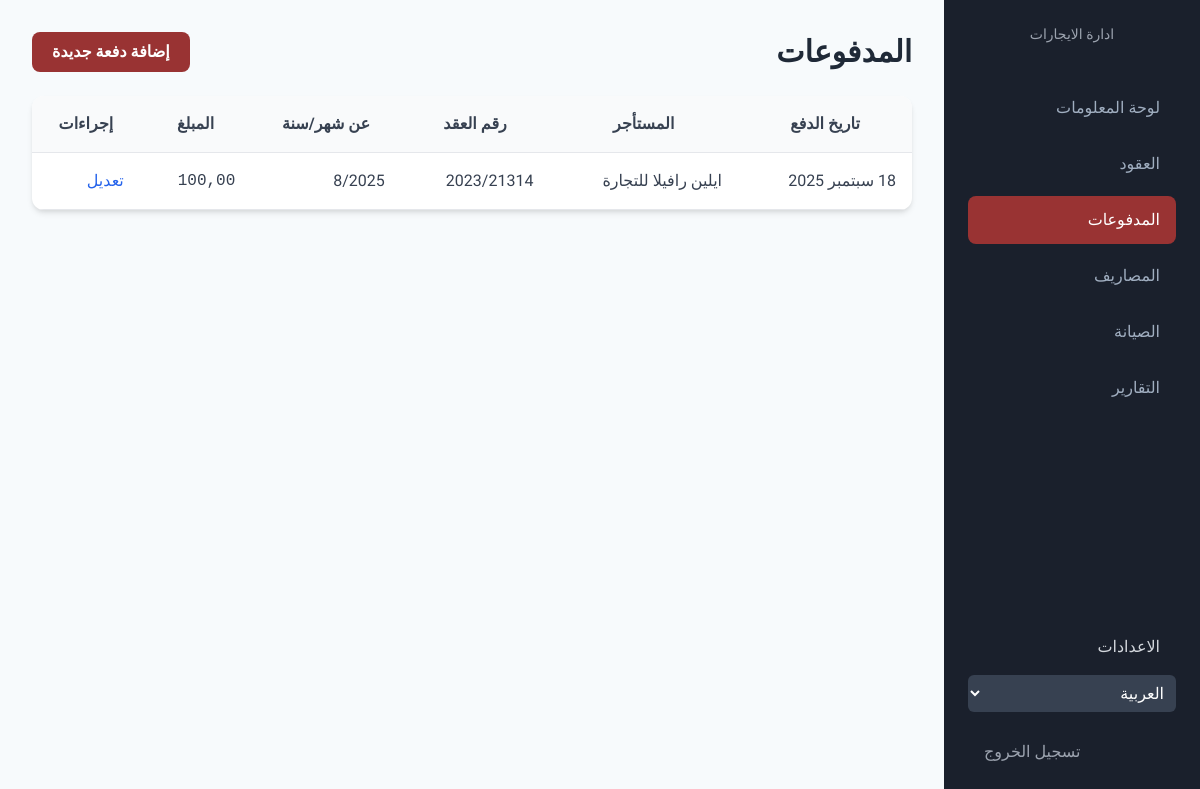
/ar/dashboard/payments/ (signed in), run on the app's committed database.
### dashboard/models.py (models this page shows, shortened)
class Payment(models.Model):
    lease = models.ForeignKey(Lease, on_delete=models.CASCADE, related_name='payments', verbose_name=_("العقد"))
    payment_date = models.DateField(_("تاريخ الدفع"))
    amount = models.DecimalField(_("المبلغ المدفوع"), max_digits=10, decimal_places=2)
    payment_for_month = models.IntegerField(_("دفعة عن شهر"), choices=[(i, _(str(i))) for i in range(1, 13)])
    payment_for_year = models.IntegerField(_("دفعة عن سنة"), default=timezone.now().year)
    notes = models.TextField(_("ملاحظات"), blank=True, null=True)
    class Meta:
        verbose_name = _("دفعة")
        verbose_name_plural = _("الدفعات")
        ordering = ['-payment_date']

class Lease(models.Model):
    STATUS_CHOICES = [('active', _('نشط')), ('expiring_soon', _('قريب الانتهاء')), ('expired', _('منتهي')), ('cancelled', _('ملغي'))]
    unit = models.ForeignKey(Unit, on_delete=models.CASCADE, verbose_name=_("الوحدة"))
    tenant = models.ForeignKey(Tenant, on_delete=models.CASCADE, verbose_name=_("المستأجر"))
    contract_number = models.CharField(_("رقم العقد"), max_length=50, unique=True)
    contract_form_number = models.CharField(_("رقم نموذج العقد"), max_length=50, blank=True, null=True)
    monthly_rent = models.DecimalField(_("مبلغ الإيجار الشهري"), max_digits=10, decimal_places=2)
    start_date = models.DateField(_("تاريخ بدء العقد"))
    end_date = models.DateField(_("تاريخ انتهاء العقد"))
    electricity_meter = models.CharField(_("رقم عداد الكهرباء"), max_length=50, blank=True, null=True)
    water_meter = models.CharField(_("رقم عداد المياه"), max_length=50, blank=True, null=True)
    status = models.CharField(_("حالة العقد"), max_length=20, choices=STATUS_CHOICES, default='active', editable=False)
    office_fee = models.DecimalField(_("رسوم المكتب"), max_digits=10, decimal_places=2, default=5.00)
    admin_fee = models.DecimalField(_("الرسوم الإدارية"), max_digits=10, decimal_places=2, default=1.00)
    registration_fee = models.DecimalField(_("رسوم تسجيل العقد (3%)"), max_digits=10, decimal_places=2, blank=True)
    cancellation_date = models.DateField(_("تاريخ الإلغاء"), blank=True, null=True)
    cancellation_reason = models.TextField(_("سبب الإلغاء"), blank=True, null=True)
    class Meta:
        verbose_name = _("عقد إيجار")
        verbose_name_plural = _("عقود الإيجار")

class Tenant(models.Model):
    TENANT_TYPE_CHOICES = [('individual', _('فرد')), ('company', _('شركة'))]
    user = models.OneToOneField(User, on_delete=models.SET_NULL, null=True, blank=True, verbose_name=_("حساب المستخدم"), help_text=_("اربط المستأجر بحساب مستخدم لتسجيل الدخول إلى البوابة."))
    name = models.CharField(_("اسم المستأجر"), max_length=150)
    tenant_type = models.CharField(_("نوع المستأجر"), max_length=20, choices=TENANT_TYPE_CHOICES)
    phone = models.CharField(_("رقم الهاتف"), max_length=15)
    email = models.EmailField(_("البريد الإلكتروني"), blank=True, null=True)
    authorized_signatory = models.CharField(_("المفوض بالتوقيع"), max_length=150, blank=True, null=True, help_text=_("يُملأ فقط في حال كان المستأجر شركة"))
    rating = models.IntegerField(_("تقييم العميل"), default=3, choices=[(i, str(i)) for i in range(1, 6)], help_text= _("من 1 إلى 5 نجوم."))
    class Meta:
        verbose_name = _("مستأجر")
        verbose_name_plural = _("المستأجرين")

### dashboard/views.py (the view)
# urls.py: path('payments/', PaymentListView.as_view(), name='payment_list'),
class PaymentListView(StaffRequiredMixin, ListView):
    model = Payment; template_name = 'dashboard/payment_list.html'; context_object_name = 'payments'; paginate_by = 20

### dashboard/templatetags/dashboard_extras.py (called while the page is built)
@register.simple_tag
def get_company_name():
    company = Company.objects.first()
    return company.name if company else 'Rent Management'

@register.simple_tag
def get_company_logo():
    company = Company.objects.first()
    return company.logo.url if company and company.logo else None

### dashboard/views.py (called while the page is built)
    def test_func(self):
        return self.request.user.is_staff

### templates/dashboard/payment_list.html (shortened to what this page needs)
{% extends 'dashboard/base.html' %}
{% load i18n %}
{% block content %}
<div class="flex justify-between items-center mb-6">
    <h2 class="text-3xl font-bold text-gray-800">{% trans "المدفوعات" %}</h2>
    <a href="{% url 'payment_create' %}" class="btn-primary py-2 px-5 rounded-lg font-semibold">{% trans "إضافة دفعة جديدة" %}</a>
</div>
<div class="card overflow-hidden">
    <table class="w-full text-start">
        <thead class="bg-gray-50 border-b">
            <tr><th class="p-4">{% trans "تاريخ الدفع" %}</th><th class="p-4">{% trans "المستأجر" %}</th><th class="p-4">{% trans "رقم العقد" %}</th><th class="p-4">{% trans "عن شهر/سنة" %}</th><th class="p-4">{% trans "المبلغ" %}</th><th class="p-4">{% trans "إجراءات" %}</th></tr>
        </thead>
        <tbody>
            {% for payment in payments %}
            <tr class="border-b hover:bg-gray-50">
                <td class="p-4">{{ payment.payment_date|date:"d M Y" }}</td>
                <td class="p-4">{{ payment.lease.tenant.name }}</td>
                <td class="p-4">{{ payment.lease.contract_number }}</td>
                <td class="p-4">{{ payment.payment_for_month }}/{{ payment.payment_for_year }}</td>
                <td class="p-4 font-mono">{{ payment.amount|floatformat:2 }}</td>
                <td class="p-4"><a href="{% url 'payment_update' payment.pk %}" class="text-blue-600 hover:underline">{% trans "تعديل" %}</a></td>
            </tr>
            {% empty %}
            <tr><td colspan="6" class="p-6 text-center text-gray-500">{% trans "لا توجد دفعات مسجلة." %}</td></tr>
            {% endfor %}
        </tbody>
    </table>
</div>
{% endblock %}

### data on the page
Payment: payment_date "18 سبتمبر 2025", lease.tenant.name "ايلين رافيلا للتجارة", lease.contract_number "2023/21314", payment_for_month "8", payment_for_year "2025", amount "100,00"

### other printed values
form field language "العربية"
